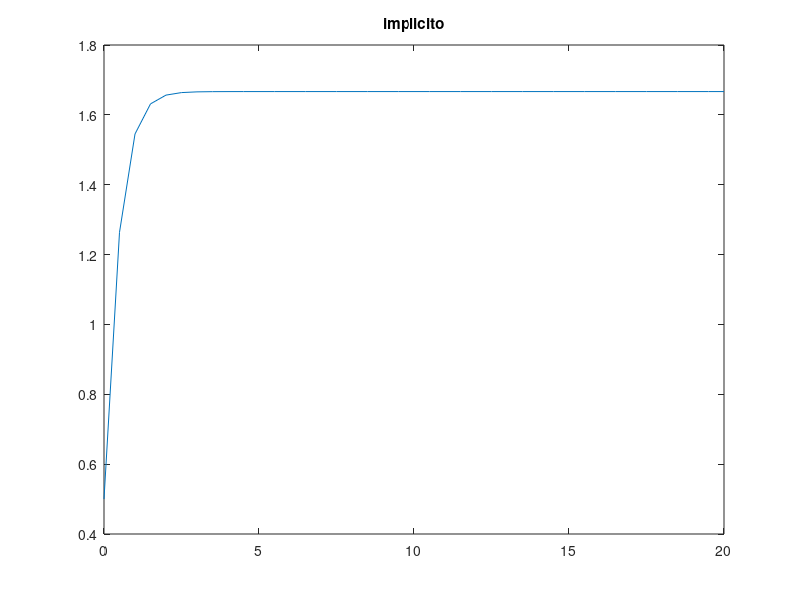

MATLAB code to generate this figure: (Note: this script raises an error after producing the figure.)
%clear all; close all; clc;
fprintf("3.4 Ecuaciones stiff : explıcito vs implicito")
fprintf('\n')
fprintf("1.- Aplicar Euler implicito al PVI")
fprintf('\n')
%Genera [Tn Wn] con el metodo de Euler implicito
Tn=0:0.5:20; %Crea el espaciado con h=.5
Wn=zeros(1,size(Tn,2));
Wn(1)=0.5; %condicion inicial
for i=1:size(Tn,2)-1
    Wn(i+1)=(1+(1+(8/3)*Wn(i))^0.5)/2; %esquema
end

fprintf("y(20)= "); display(Wn(size(Wn,2)));
plot(Tn,Wn);
title("implicito")
waitforbuttonpress
fprintf('\n')


%Pregunta 2
fprintf("2.- Euler explicito")
f=@(t,y) 5*y-3*y^2;
y0=1/2;
I=[0,20];
fprintf('\n')
fprintf("h=1/6");
[Tn1,Wn1]=mEuler(f,y0,I,1/6);
plot(Tn1,Wn1);
title("h=1/6")
waitforbuttonpress
fprintf('\n')
fprintf("h=1/5");
[Tn2,Wn2]=mEuler(f,y0,I,1/5);
plot(Tn2,Wn2);
title("h=1/5")
waitforbuttonpress
fprintf('\n')
fprintf("h=1/4");
[Tn3,Wn3]=mEuler(f,y0,I,1/4);
plot(Tn3,Wn3);
title("h=1/4")
waitforbuttonpress
fprintf('\n')
fprintf("h=1/2");
[Tn4,Wn4]=mEuler(f,y0,I,1/2);
plot(Tn4,Wn4);
title("h=1/2")
waitforbuttonpress

%Pregunta 3
[Tn5,Wn5]=mRK2_3(f,y0,I,1/10);
plot(Tn5,Wn5);
title("RK2/3 tol=1/10")
waitforbuttonpress
[Tn6,Wn6]=mRK2_3(f,y0,I,1/100);
plot(Tn6,Wn6);
title("RK2/3 tol=1/100")
waitforbuttonpress

fprintf("y(20)= "); display(Wn(size(Wn,2)));
plot(Tn,Wn);
hold
plot(Tn5,Wn5);
title("implicito vs RK2/3 tol=1/10")
waitforbuttonpress
hold off

plot(Tn,Wn)
hold
plot(Tn6,Wn6);
hold
title("implicito vs RK2/3 tol=1/100")
waitforbuttonpress
hold off

plot(Tn1,Wn1)
hold
plot(Tn2,Wn2)
plot(Tn3,Wn3)
plot(Tn5,Wn5);
title("tol=1/10 vs Euler explicito")
waitforbuttonpress
hold off

plot(Tn1,Wn1)
plot(Tn2,Wn2)
plot(Tn3,Wn3)
plot(Tn6,Wn6);
title("tol=1/100 vs Euler explicito")
waitforbuttonpress
hold off


